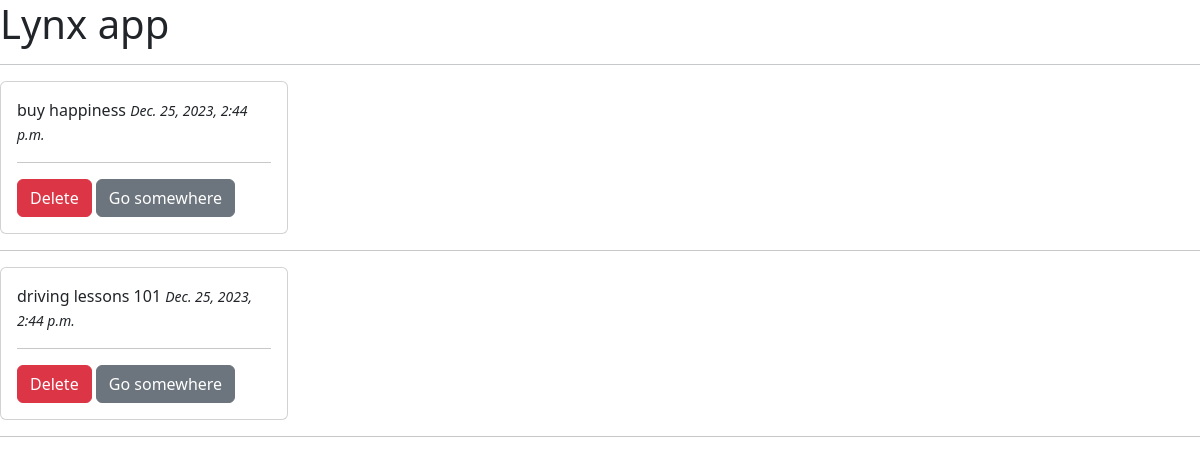
Before: / with the older database file.
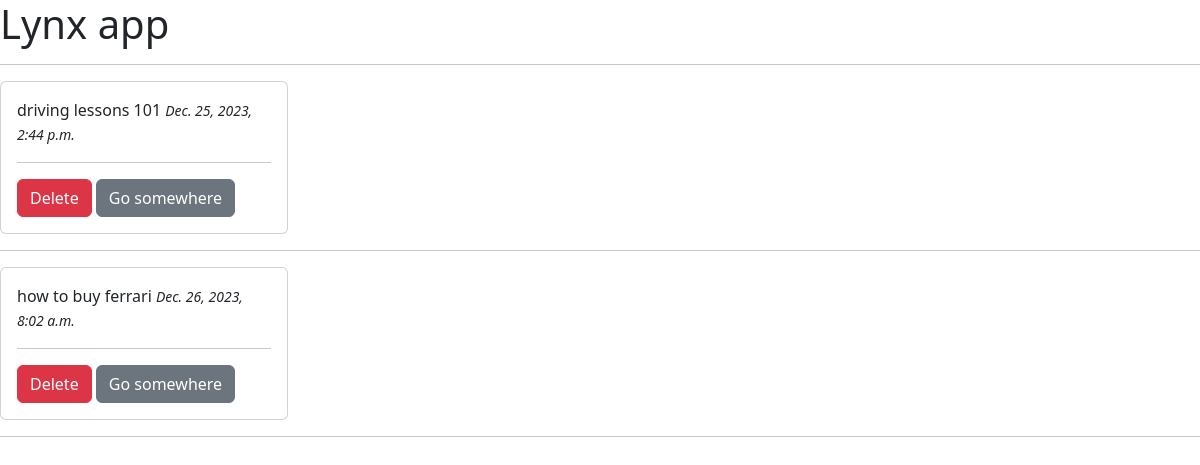
After: the same page with the newer database file.
### lynx/models.py (models this page shows, shortened)
class Article(models.Model):
    title = models.CharField(max_length=100)
    description = models.TextField()
    created_at = models.DateTimeField(auto_now_add=True)
    class Meta:
        verbose_name_plural = 'Blog Posts'

### lynx/views.py (the view)
# urls.py: path('', views.home, name='home'),
def home(request):
    articles = Article.objects.all()
    context = {
        'articles': articles
    }
    return render(request, 'lynx/index.html', context=context)

### lynx/templates/lynx/index.html (shortened to what this page needs)
<!DOCTYPE html>
<html lang="en">
<head>
    <link href="https://cdn.jsdelivr.net/npm/bootstrap@5.3.2/dist/css/bootstrap.min.css" rel="stylesheet">
</head>
<body>
    <h1>Lynx app</h1>
    <hr>
    {% for article in articles %}
    <div id="article-{{ article.id }}" class="card" style="width: 18rem;">
    <div class="card-body">
        <p class="card-title">{{ article.title }} <small><i>{{ article.created_at }}</i></small></p>
        <hr>
        <a href="{% url 'delete-view' article.id %}" class="btn btn-danger">Delete</a>
        <a href="{% url 'article' article.id %}" class="btn btn-secondary">Go somewhere</a>
    </div>
    </div>
    <hr>
    {% endfor %}
</body>
</html>

Changed rows visible on the page:
removed Article: title "buy happiness", created_at "Dec. 25, 2023, 2:44 p.m."
added Article: {{ article.id }} 18 (drawn), title "how to buy ferrari", created_at "Dec. 26, 2023, 8:02 a.m."
